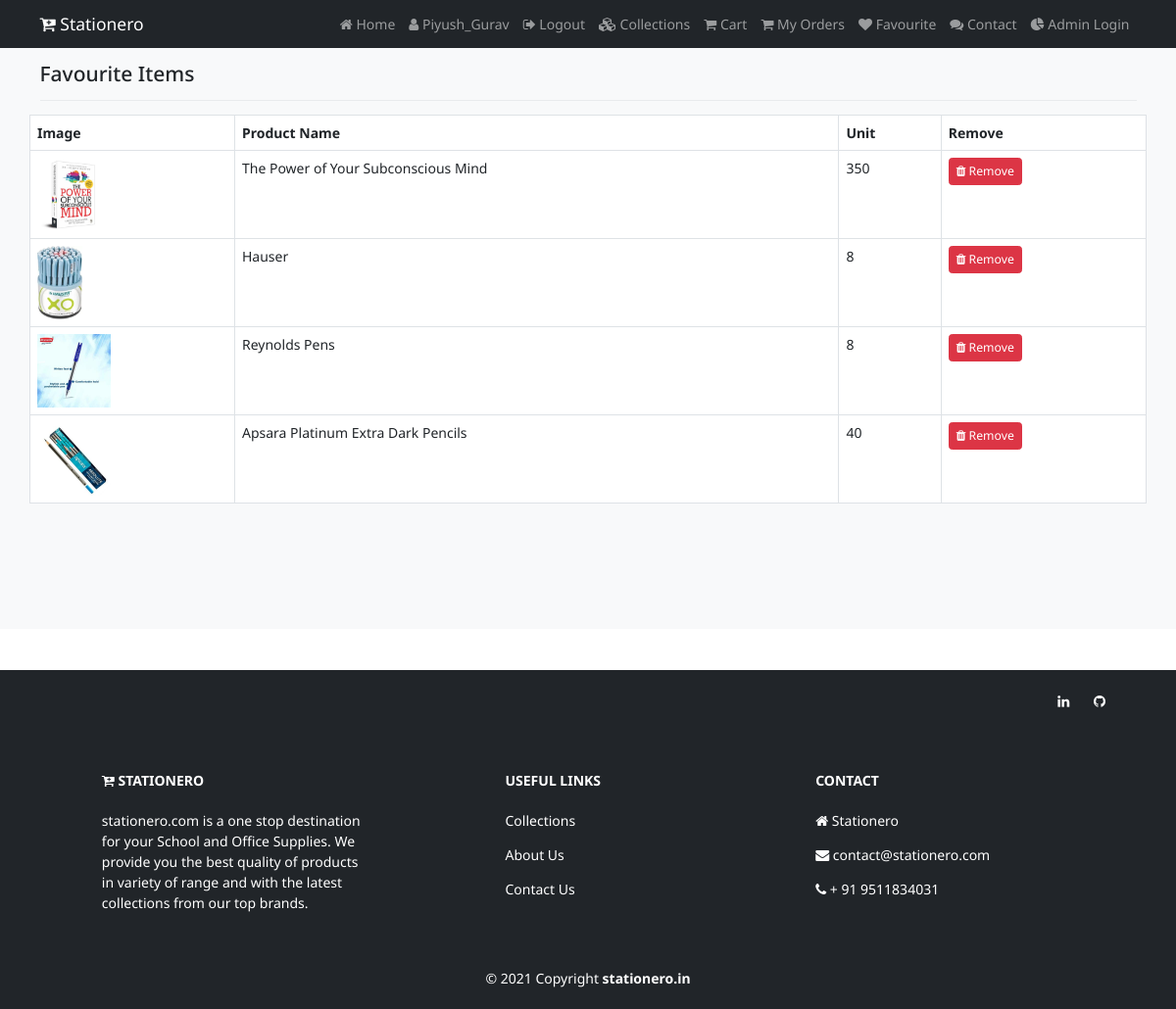
Screenshot of /favviewpage (signed in) with the database file from the repository.
### shop/models.py (models this page shows, shortened)
class Favourite(models.Model):
    user=models.ForeignKey(User, on_delete=models.CASCADE)
    product=models.ForeignKey(Product,on_delete=models.CASCADE)
    created_at=models.DateTimeField(auto_now_add=True)

class Product(models.Model):
    category=models.ForeignKey(Catagory,on_delete=models.CASCADE)
    name=models.CharField(max_length=150,null=False,blank=False)
    vendor=models.CharField(max_length=150,null=False,blank=False)
    product_image=models.ImageField(upload_to=getFileName,null=True,blank=True)
    quantity=models.IntegerField(null=False,blank=False)
    original_price=models.FloatField(null=False,blank=False)
    selling_price=models.FloatField(null=False,blank=False)
    description=models.TextField(max_length=500,null=False,blank=False)
    status=models.BooleanField(default=False,help_text="0-show,1-Hidden")
    trending=models.BooleanField(default=False,help_text="0-default,1-Trending")
    created_at=models.DateTimeField(auto_now_add=True)

### shop/views.py (the view)
# urls.py: path('favviewpage',views.favviewpage, name="favviewpage"),
def favviewpage(request):
    if request.user.is_authenticated:
        fav=Favourite.objects.filter(user=request.user)
        return render(request, "shop/fav.html",{"fav":fav})
    else:
        return redirect("/")

### shop/templates/shop/fav.html (shortened to what this page needs)
{% extends 'shop/layouts/main.html' %}
{% block content %}
  <section class="bg-light py-4 my-5" style="min-height:600px;">
    <div class="container">
      <div class="row">
        <div class="col-12">
          <h4 class="mb-3">Favourite Items</h4>
          <hr style="border-color:#b8bfc2;">
        </div>
        <table class="table table-bordered">
            <tr>
                <th>Image</th>
                <th>Product Name</th>
                <th>Unit</th>
                <th>Remove</th>
            </tr>
            {% for item in fav %}
           <tr>
              <td><img src="{{item.product.product_image.url}}" height="75px" alt="{{item.product.name}}"></td>
              <td>{{item.product.name}}</td>
              <td>{{item.product.selling_price | stringformat:'d'}}</td>
              <td><a href="{% url 'remove_fav' item.id %}"  onclick="return confirm('Are you sure? to Remove')"  class="btn btn-danger btn-sm"><i class="fa fa-trash"></i> Remove</a></td>
            </tr>
            {% endfor %}
        </table>
      </div>
      </div>
  </section>
{% endblock content %}

### shop/templates/shop/layouts/main.html (shortened to what this page needs)
{% load static %}
<!doctype html>
<html lang="en">
  <head>
    <link href="https://cdn.jsdelivr.net/npm/bootstrap@5.3.0-alpha1/dist/css/bootstrap.min.css" rel="stylesheet">
    <link rel="stylesheet" href="https://cdnjs.cloudflare.com/ajax/libs/font-awesome/4.7.0/css/font-awesome.min.css">
    <link rel="stylesheet" href=" {% static 'css/style.css' %} ">
    <link rel="stylesheet" href="//cdn.jsdelivr.net/npm/alertifyjs@1.13.1/build/css/alertify.min.css"/>
    <link rel="stylesheet" href="//cdn.jsdelivr.net/npm/alertifyjs@1.13.1/build/css/themes/default.min.css"/>
  </head>
  <body>
    {% include 'shop/inc/navbar.html' %}
    {% block content %}
    {% endblock content %}
    {% include 'shop/inc/footer.html' %}
  </body>
</html>

### shop/templates/shop/inc/navbar.html (shortened to what this page needs)
<nav class="navbar navbar-expand-lg navbar-dark bg-dark fixed-top">
    <div class="container">
      <a class="navbar-brand" href="/"><i class="fa fa-cart-plus"></i> Stationero</a>
      <div class="collapse navbar-collapse" id="navbarNav">
        <div class="navbar-nav ms-auto">
          <a class="nav-link" aria-current="page" href="{% url 'home' %}"><i class="fa fa-home"></i> Home</a>
          {% if request.user.is_authenticated %}
            <a class="nav-link" aria-current="page" href="#"><i class="fa fa-user"></i> {{request.user}}</a>
            <a class="nav-link" aria-current="page" href="{% url 'logout' %}"><i class="fa fa-sign-out"></i> Logout</a>
          {% else %}
            <a class="nav-link" href="{% url 'login' %}"><i class="fa fa-sign-in"></i> Login</a>
            <a class="nav-link" href="{% url 'register' %}"><i class="fa fa-users"></i> Register</a>
          {% endif %}
            <a class="nav-link" href="{% url 'collections' %}"><i class="fa fa-cubes"></i> Collections</a>
            <a class="nav-link" href="{% url 'cart' %}"><i class="fa fa-shopping-cart"></i> Cart</a>
            <a class="nav-link" href="{% url 'myorders' %}"><i class="fa fa-shopping-cart"></i> My Orders</a>
            <a class="nav-link" href="{% url 'favviewpage' %}"><i class="fa fa-heart"></i> Favourite</a>
            <a class="nav-link" href="{% url 'contact_form' %}"><i class="fa fa-comments"></i> Contact</a>
            <a class="nav-link" href="admin/login/?next=/admin/"><i class="fa fa-pie-chart" aria-hidden="true"></i> Admin Login</a>
        </div>
    </div>
  </nav>

### shop/templates/shop/inc/footer.html (shortened to what this page needs)
<footer class="text-center text-lg-start bg-dark text-white">
    <section class="container d-flex justify-content-center justify-content-lg-between p-4">
      <div>
        <a href="https://www.linkedin.com/in/hemantgurav04/" class="me-4 text-reset" target="_blank"><i class="fa fa-linkedin"></i></a>
        <a href="https://github.com/hemantgrv" class="me-4 text-reset" target="_blank"><i class="fa fa-github"></i></a>
      </div>
    </section>
    <section class="">
      <div class="container text-center text-md-start mt-5">
        <div class="row mt-3">
          <div class="col-md-3 col-lg-4 col-xl-3 mx-auto mb-4">
            <h6 class="text-uppercase fw-bold mb-4"><i class="fa fa-cart-plus"></i> Stationero</h6>
            <p>
               stationero.com is a one stop destination for your School and Office Supplies.
               We provide you the best quality of products in variety of range and with the latest collections from our top brands.
            </p>
          </div>
    <div class="col-md-3 col-lg-2 col-xl-2 mx-auto mb-4">
            <h6 class="text-uppercase fw-bold mb-4">Useful links</h6>
            <p><a href="{% url 'collections' %}" class="text-reset">Collections</a></p>
            <p><a href="#!" class="text-reset">About Us</a></p>
            <p><a href="{% url 'contact_form' %}" class="text-reset" target="_blank">Contact Us</a></p>
          </div>
          <div class="col-md-4 col-lg-3 col-xl-3 mx-auto mb-md-0 mb-4">
            <h6 class="text-uppercase fw-bold mb-4"> Contact</h6>
            <p><i class="fa fa-home"></i> Stationero</p>
            <p><i class="fa fa-envelope"></i> contact@stationero.com</p>
            <p><i class="fa fa-phone"></i> + 91 9511834031</p>
          </div>
        </div>
      </div>
    </section>
    <div class="text-center p-4">
      &copy;  2021 Copyright <a class="text-reset fw-bold" href="/"> stationero.in</a>
    </div>
</footer>

### static/css/style.css (style rules this page uses)
html { font-size: 14px; }
body { font-family: 'Noto Sans', sans-serif; }
a { text-decoration: none; }

### rows the page displays
Favourite: product.product_image (picture), product.name "The Power of Your Subconscious Mind", product.selling_price "350"
Favourite: product.product_image (picture), product.name "Hauser", product.selling_price "8"
Favourite: product.product_image (picture), product.name "Reynolds Pens", product.selling_price "8"
Favourite: product.product_image (picture), product.name "Apsara Platinum Extra Dark Pencils", product.selling_price "40"

### other values shown
{{ request.user }} "Piyush_Gurav"
